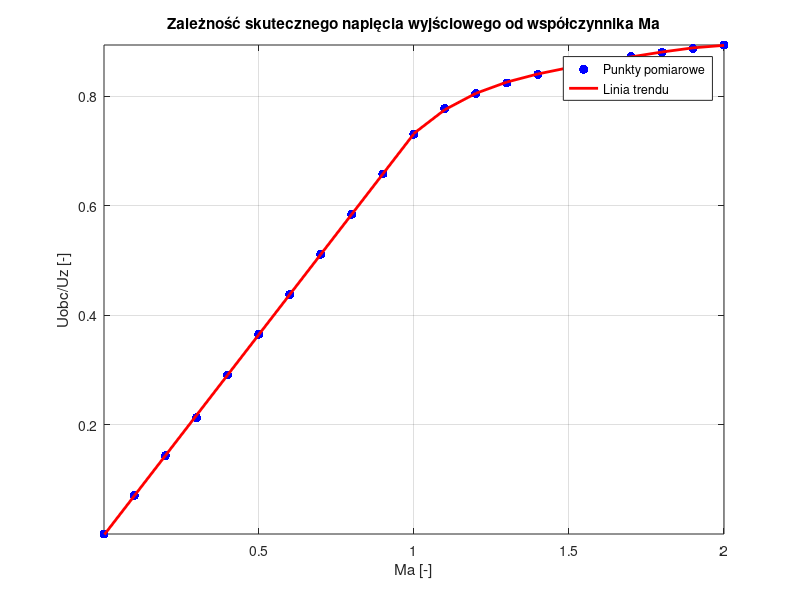

This chart was generated by the following MATLAB code:
clear all;
close all;

M = [0.00182475 0.1 0.2 0.3 0.4 0.5 0.6 0.7 0.8 0.9 1 1.1 1.2 1.3 1.4 1.5 1.6 1.7 1.8 1.9 2];
U = [5.35E-10
0.0704
0.1434
0.2126
0.2908
0.3648
0.4378
0.5115
0.5843
0.6580
0.7308
0.7780
0.8050
0.8245
0.8400
0.8530
0.8638
0.8725
0.8805
0.8875
0.8938
];

% Split the data into two parts based on M values
M1 = M(M <= 1);
U1 = U(1:length(M1));

M2 = M(M >= 1);
U2 = U(length(M1):end);

% Fit linear trend lines for each part
C1 = polyfit(M1, U1, 1);
C2 = polyfit(M2, U2, 4);

% Find the intersection point
M_intersection = 1;
U_intersection = polyval(C1, M_intersection);

% Evaluate the fitted polynomials for plotting
D1 = polyval(C1, M1);
D2 = polyval(C2, M2);

% Plot the data and trend lines
figure(2);
plot(M, U, 'b.', 'MarkerSize', 20);
hold on;

% Plot the first linear trend line up to M=1
plot(M1, D1, 'r-', 'LineWidth', 2);

% Plot the second linear trend line for M values greater than 1
plot(M2, D2, 'r-', 'LineWidth', 2);

xlabel('Ma [-]');
ylabel('Uobc/Uz [-]');
grid on;
title('Zależność skutecznego napięcia wyjściowego od współczynnika Ma');
legend('Punkty pomiarowe', 'Linia trendu','Location', 'Best');

axis([min(M) max(M) min(U) max(U)]);